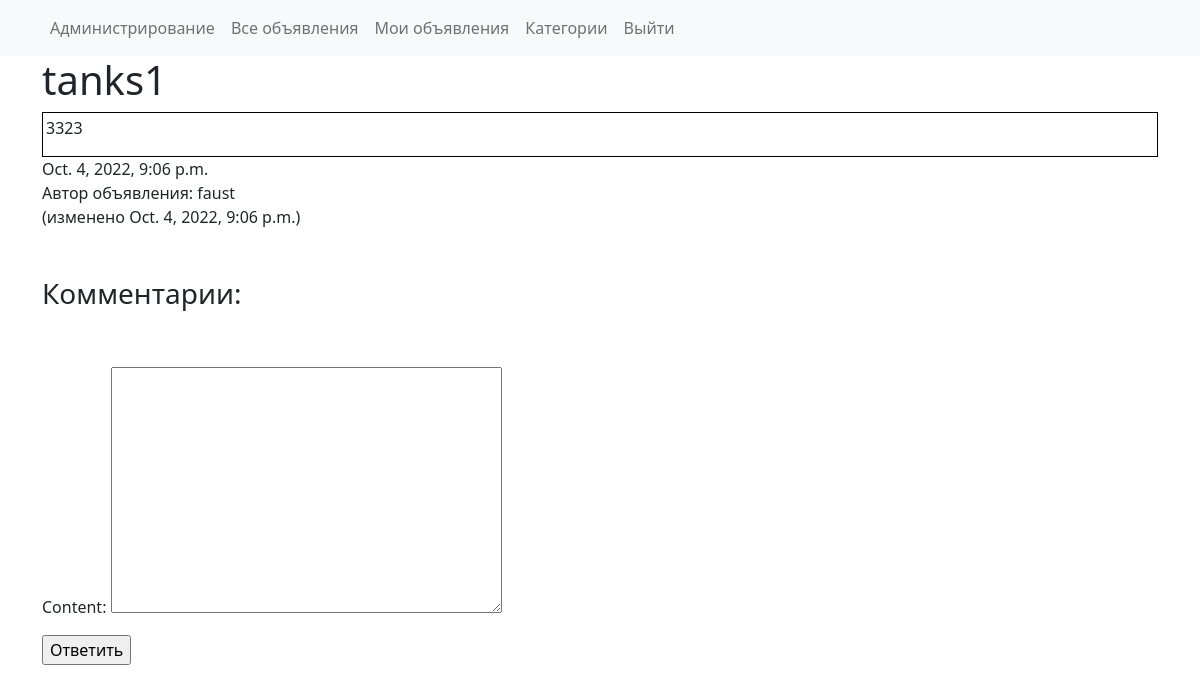
The page /posts/16 (signed in) on the database as committed earlier.
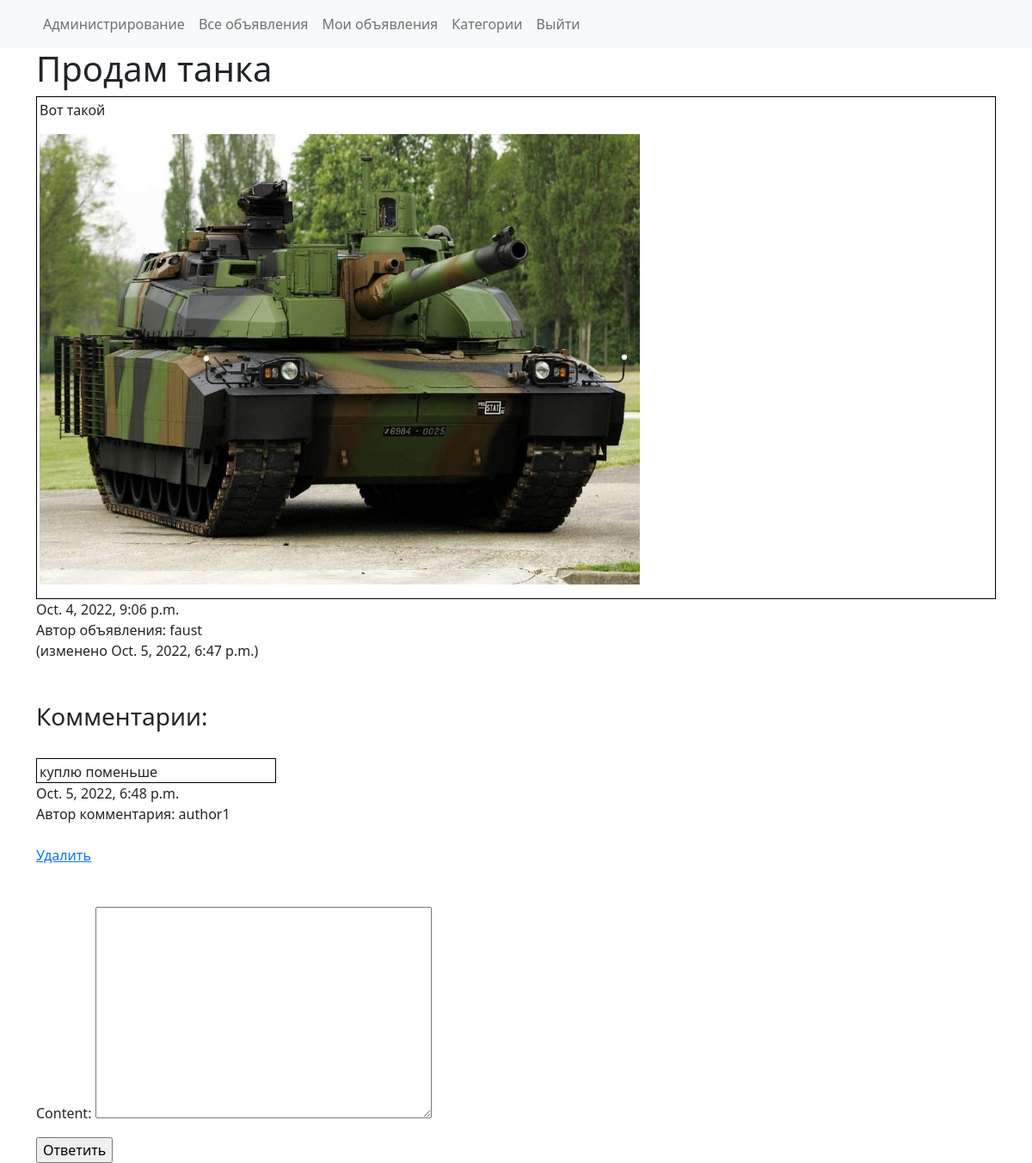
The same page on the database as committed later.
### app/models.py (models this page shows, shortened)
class Post(models.Model):
    title = models.CharField(max_length=200)
    author = models.ForeignKey(User, on_delete=models.CASCADE)
    content = models.TextField()
    category = models.ForeignKey(Category, on_delete=models.CASCADE)
    created_on = models.DateTimeField(auto_now_add=True)
    updated_on = models.DateTimeField(auto_now=True)
    class Meta:
        ordering = ['-created_on']

class Comment(models.Model):
    author = models.ForeignKey(User, on_delete=models.CASCADE)
    post = models.ForeignKey(Post, on_delete=models.CASCADE)
    content = models.TextField()
    created_on = models.DateTimeField(auto_now_add=True)
    updated_on = models.DateTimeField(auto_now=True)
    accepted = models.BooleanField(default=False)
    class Meta:
        ordering = ['-created_on']

### app/views.py (the view, shortened to what this page needs)
# urls.py: path('posts/<int:pk>', PostView.as_view(), name='post_detail'),
class PostView(DetailView):
    model = Post
    template_name = 'app/post_detail.html'
    def get_context_data(self, **kwargs):
        context = super().get_context_data(**kwargs)
        context['form'] = NewCommentForm()
        context['comments'] = Comment.objects.select_related('post').filter(post=context['object'])
        return context

### app/forms.py
class NewCommentForm(forms.ModelForm):
    class Meta:
        model = Comment
        fields = ['content']

### templates/app/post_detail.html (shortened to what this page needs)
{% extends "default.html" %}
{% block content %}
<h1>{{ object.title }}</h1>
<div style="border: 1px solid #000; padding: 3px 3px 0 3px;">
    {% autoescape off %}
    {{ object.content | safe }}
    {% endautoescape %}
</div>
{{ object.created_on }} <br>
Автор объявления: {{ object.author }} <br>
{% if object.created_on != object.updated_on %}
    (изменено {{ object.updated_on }})
{% endif %}
<br>
<br>
<br>
<h3>Комментарии:</h3>
<br>
{% for comment in comments %}
    {% if user == object.author or user == comment.author %}
        <div style="border: 1px solid #000; width: 25%; padding: 3px 3px 0 3px;">
            {{ comment.content }}</div>
        {{ comment.created_on }} <br>
        Автор комментария: {{ comment.author }} <br>
        <br>
        <a href="{% url 'delete_comment' comment.pk %}">Удалить</a>
        <br>
        <br>
    {% endif %}
{% endfor %}
<br>
<form action="" method="post">
    {{ form.as_p }}
    <input type="submit" value="Ответить">
</form>
{% endblock content %}

Rows that differ between the two databases and show on the page:
changed Post "faust": title "tanks1" → "Продам танка"; content "3323" → "Вот такой"; content: picture added; updated_on "Oct. 4, 2022, 9:06 p.m." → "Oct. 5, 2022, 6:47 p.m."
added Comment: content "куплю поменьше", created_on "Oct. 5, 2022, 6:48 p.m.", author "author1"
